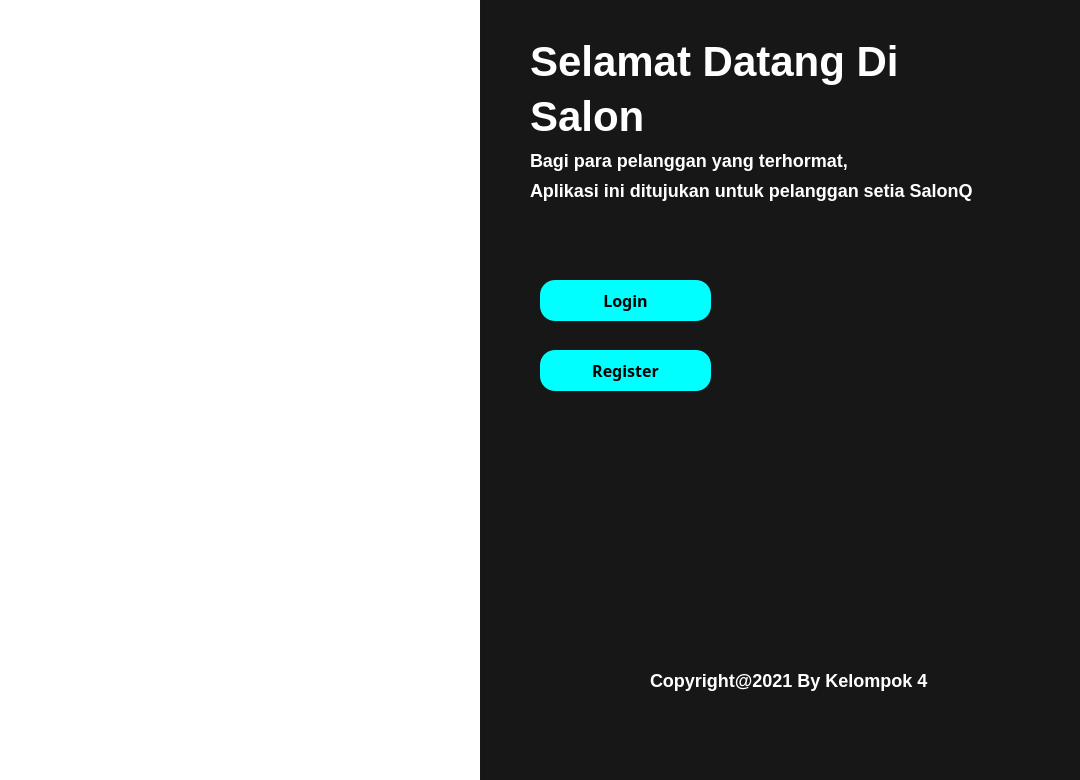
<?xml version="1.0" encoding="UTF-8"?>
<ui version="4.0">
 <class>Welcome_screen</class>
 <widget class="QMainWindow" name="Welcome_screen">
  <property name="geometry">
   <rect>
    <x>0</x>
    <y>0</y>
    <width>1080</width>
    <height>780</height>
   </rect>
  </property>
  <property name="windowTitle">
   <string>MainWindow</string>
  </property>
  <widget class="QWidget" name="centralwidget">
   <widget class="QGraphicsView" name="graphicsView">
    <property name="geometry">
     <rect>
      <x>-20</x>
      <y>-90</y>
      <width>501</width>
      <height>881</height>
     </rect>
    </property>
    <property name="styleSheet">
     <string notr="true">background-image: url(:/welcomescreen/img/welcome-screen.jpeg);
border: none;
</string>
    </property>
   </widget>
   <widget class="QGraphicsView" name="graphicsView_2">
    <property name="geometry">
     <rect>
      <x>480</x>
      <y>0</y>
      <width>601</width>
      <height>781</height>
     </rect>
    </property>
    <property name="styleSheet">
     <string notr="true">border: none;
background-color: rgba(0,0,0,230);</string>
    </property>
   </widget>
   <widget class="QLabel" name="welcome">
    <property name="geometry">
     <rect>
      <x>530</x>
      <y>30</y>
      <width>411</width>
      <height>61</height>
     </rect>
    </property>
    <property name="font">
     <font>
      <pointsize>-1</pointsize>
      <weight>75</weight>
      <bold>true</bold>
     </font>
    </property>
    <property name="styleSheet">
     <string notr="true">color: white;
font-size: 42px;
font-weight: 600;</string>
    </property>
    <property name="text">
     <string>Selamat Datang Di</string>
    </property>
   </widget>
   <widget class="QLabel" name="subtitle">
    <property name="geometry">
     <rect>
      <x>530</x>
      <y>140</y>
      <width>441</width>
      <height>41</height>
     </rect>
    </property>
    <property name="font">
     <font>
      <pointsize>-1</pointsize>
      <weight>62</weight>
      <bold>true</bold>
     </font>
    </property>
    <property name="styleSheet">
     <string notr="true">font-size : 18px;
color: white;
font-weight: 500;
</string>
    </property>
    <property name="text">
     <string>Bagi para pelanggan yang terhormat,</string>
    </property>
   </widget>
   <widget class="QPushButton" name="btn_login">
    <property name="geometry">
     <rect>
      <x>540</x>
      <y>280</y>
      <width>171</width>
      <height>41</height>
     </rect>
    </property>
    <property name="font">
     <font>
      <family>Poppins</family>
      <pointsize>-1</pointsize>
      <weight>75</weight>
      <bold>true</bold>
     </font>
    </property>
    <property name="cursor">
     <cursorShape>PointingHandCursor</cursorShape>
    </property>
    <property name="styleSheet">
     <string notr="true">
background-color: rgb(0, 255, 255);
color: black;
font-size: 16px;
font-family: &quot;Poppins&quot;;
border-radius: 15px;
font-weight: 600;
</string>
    </property>
    <property name="text">
     <string>Login</string>
    </property>
   </widget>
   <widget class="QPushButton" name="btn_register">
    <property name="geometry">
     <rect>
      <x>540</x>
      <y>350</y>
      <width>171</width>
      <height>41</height>
     </rect>
    </property>
    <property name="font">
     <font>
      <family>Poppins</family>
      <pointsize>-1</pointsize>
      <weight>75</weight>
      <bold>true</bold>
     </font>
    </property>
    <property name="cursor">
     <cursorShape>PointingHandCursor</cursorShape>
    </property>
    <property name="styleSheet">
     <string notr="true">
background-color: rgb(0, 255, 255);
color: black;
font-size: 16px;
font-family: &quot;Poppins&quot;;
border-radius: 15px;
font-weight: 600;
</string>
    </property>
    <property name="text">
     <string>Register</string>
    </property>
   </widget>
   <widget class="QLabel" name="welcome_2">
    <property name="geometry">
     <rect>
      <x>530</x>
      <y>90</y>
      <width>161</width>
      <height>51</height>
     </rect>
    </property>
    <property name="font">
     <font>
      <pointsize>-1</pointsize>
      <weight>75</weight>
      <bold>true</bold>
     </font>
    </property>
    <property name="styleSheet">
     <string notr="true">color: white;
font-size: 42px;
font-weight: 600;</string>
    </property>
    <property name="text">
     <string>Salon</string>
    </property>
   </widget>
   <widget class="QLabel" name="subtitle_2">
    <property name="geometry">
     <rect>
      <x>530</x>
      <y>170</y>
      <width>471</width>
      <height>41</height>
     </rect>
    </property>
    <property name="font">
     <font>
      <pointsize>-1</pointsize>
      <weight>62</weight>
      <bold>true</bold>
     </font>
    </property>
    <property name="styleSheet">
     <string notr="true">font-size : 18px;
color: white;
font-weight: 500;
</string>
    </property>
    <property name="text">
     <string>Aplikasi ini ditujukan untuk pelanggan setia SalonQ</string>
    </property>
   </widget>
   <widget class="QLabel" name="subtitle_4">
    <property name="geometry">
     <rect>
      <x>650</x>
      <y>660</y>
      <width>301</width>
      <height>41</height>
     </rect>
    </property>
    <property name="font">
     <font>
      <pointsize>-1</pointsize>
      <weight>62</weight>
      <bold>true</bold>
     </font>
    </property>
    <property name="styleSheet">
     <string notr="true">font-size : 18px;
color: white;
font-weight: 500;
</string>
    </property>
    <property name="text">
     <string>Copyright@2021 By Kelompok 4</string>
    </property>
   </widget>
   <widget class="QWidget" name="widget" native="true">
    <property name="geometry">
     <rect>
      <x>730</x>
      <y>500</y>
      <width>151</width>
      <height>91</height>
     </rect>
    </property>
    <property name="styleSheet">
     <string notr="true">image: url(:/logo/img/logo.png);</string>
    </property>
   </widget>
  </widget>
 </widget>
 <resources>
  <include location="../util/util.qrc"/>
 </resources>
 <connections/>
</ui>
